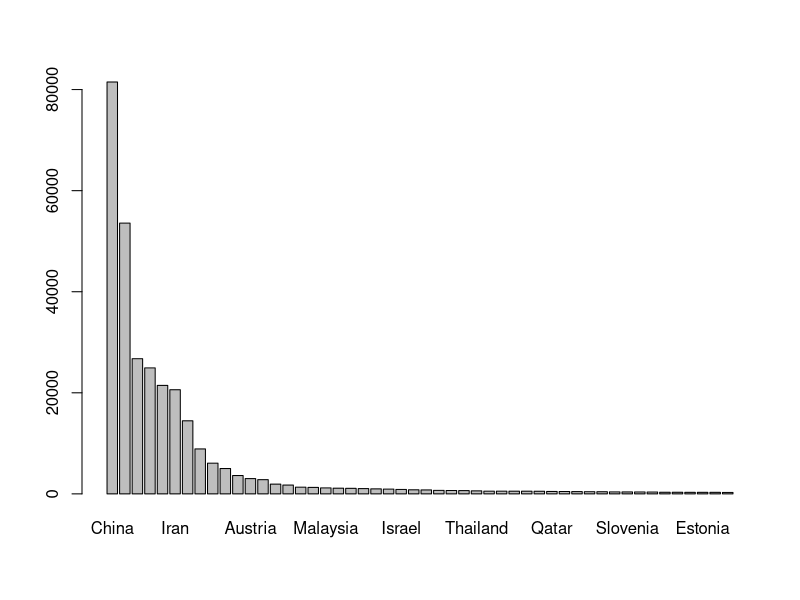
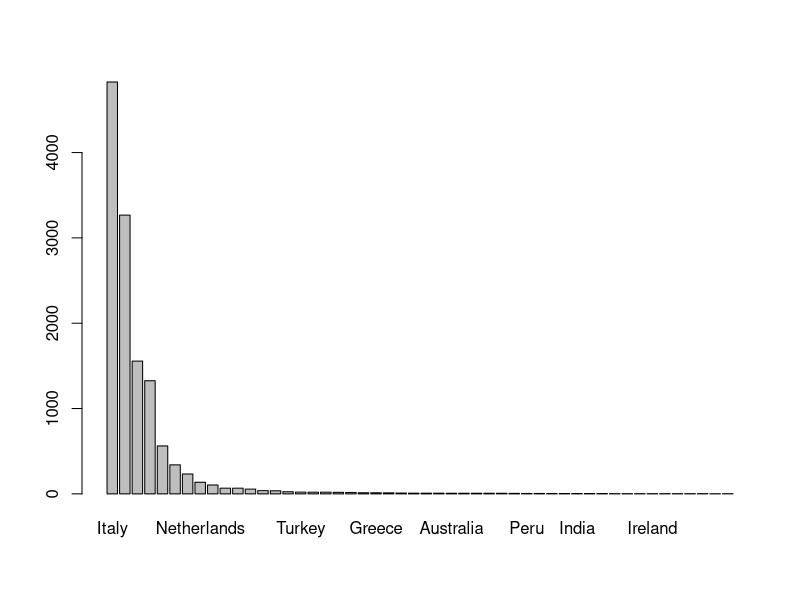
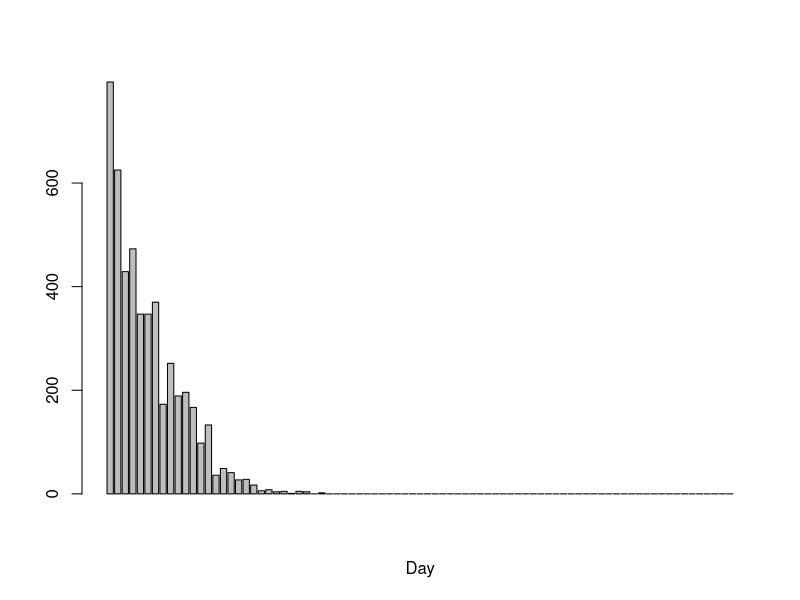

The R source for these figures, in order:
# First, download the dataset at https://www.ecdc.europa.eu/en/publications-data/download-todays-data-geographic-distribution-covid-19-cases-worldwide
# Save it in a .csv
# The data are updated everyday, check the website every morning and repeat the operations

# Import dataset in a variable

covidworldcases <- read.csv("COVID-19-geographic-disbtribution-worldwide-2020-03-22.csv")

View(covidworldcases)

# Optional - Examine the data

dim(covidworldcases)
names(covidworldcases)
nrow(covidworldcases)
ncol(covidworldcases)
head(covidworldcases)
tail(covidworldcases)
summary(covidworldcases)

##########
# Generate a sort of pivot table, apply a sum to the Cases column and aggregate it by the Countries column

tapply(covidworldcases$Cases, covidworldcases$Countries.and.territories, sum)

# Put the "pivot table" in a new variable

casesbycountry <- tapply(covidworldcases$Cases, covidworldcases$Countries.and.territories, sum)
View(casesbycountry)

deathsbycountry <- tapply(covidworldcases$Deaths ,covidworldcases$Countries.and.territories, sum)
View(deathsbycountry)

# Order it

casesbycountry <- casesbycountry[order(-casesbycountry)]
deathsbycountry <- deathsbycountry[order(-deathsbycountry)]

View(casesbycountry)
View(deathsbycountry)

# Select only the 50 first rows

casesbycountry <- casesbycountry[c(1:50)]
deathsbycountry <- deathsbycountry[c(1:50)]

# Create a bar chart with "pivot" values

barplot(height = casesbycountry)
barplot(height = deathsbycountry)

# Export "pivot" to use it with any visualisation program

write.csv(casesbycountry, file='cases_by_country.csv')
write.csv(deathsbycountry, file = "deaths_by_country.csv")

##########
# Subset the dataset by country

Italy <- subset(covidworldcases, covidworldcases$Countries.and.territories == "Italy")
View(Italy)

write.csv(Italy, file="Italy.csv")

# Create a bar chart

barplot(height = Italy$Deaths, xlab = "Day")

##########

